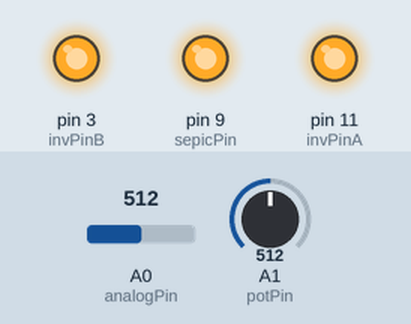
A sketch run on a simulated Arduino Uno, built with avr-gcc and run on an emulated ATmega328P. Shown: output pins drawn as LEDs (lit = HIGH). Inputs (shaded band) come from the test bench; at power-on: A0 (analogPin) = 512, A1 (potPin) = 512.

Above: at 1.2 s.
1.3 s: A0 (analogPin) set to 189
At 1.65 s:
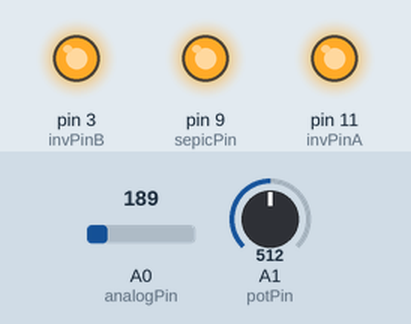
4.3 s: A0 (analogPin) set to 172
At 4.96 s:
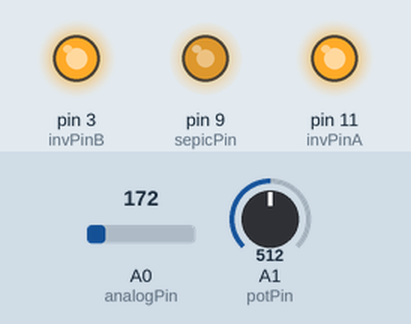
Timing chart, 0 to 6.1 s (numbered marks = the images above; inputs shaded):
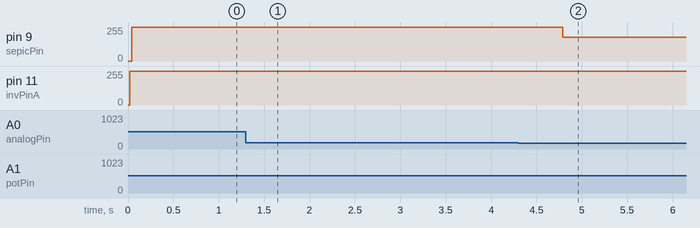

The sketch:

sketch_may11c_only_pulse_generation.ino
```cpp
const int sepicPin = 9;   // SEPIC (Timer 1)
const int invPinA = 11;   // Inverter Leg A (Timer 2)
const int invPinB = 3;    // Inverter Leg B (Timer 2)
const int analogPin = A0; // SEPIC Voltage Feedback
const int potPin = A1;    // Voltage Target Pot

const uint16_t timerTop = 100; // 20kHz for SEPIC
bool currentHalfCycle = false;
int tableIndex = 0;

// Inverted Sine Table (255 = OFF, 50 = Near Full ON)
// Includes "Dead Time" zeros (255s) to prevent transformer short circuits
const byte sineTable[] = {
  255, 230, 205, 180, 155, 130, 110, 95, 85, 75,
  70, 65, 62, 60, 60, 62, 65, 70, 75, 85,
  95, 110, 130, 155, 180, 205, 230, 255, 255, 255
};
const int tableSize = 30;

float currentDuty = 0;
const float kp = 0.05;

void setSepicDuty(float percent) {
  if (percent > 30.0) percent = 30.0; // Safety cap
  if (percent < 0.0) percent = 0.0;
  uint16_t ticks = (percent * timerTop) / 100;
  OCR1A = timerTop - ticks;
}

void setup() {
  // Set pins HIGH (OFF) immediately
  pinMode(sepicPin, OUTPUT);
  pinMode(invPinA, OUTPUT);
  pinMode(invPinB, OUTPUT);
  digitalWrite(sepicPin, HIGH);
  digitalWrite(invPinA, HIGH);
  digitalWrite(invPinB, HIGH);

  // Timer 1: SEPIC @ 20kHz
  TCCR1A = _BV(COM1A1) | _BV(WGM11);
  TCCR1B = _BV(WGM13) | _BV(WGM12) | _BV(CS11);
  ICR1 = timerTop;

  // Timer 2: Inverter @ 31.25kHz
  TCCR2A = _BV(WGM21) | _BV(WGM20);
  TCCR2B = _BV(CS20);

  Serial.begin(9600);
  setSepicDuty(0);
}

void loop() {
  // 1. SEPIC Feedback Loop (DC-DC Section)
  int targetADC = map(analogRead(potPin), 0, 1023, 0, 550);
  int actualADC = analogRead(analogPin);
  currentDuty += ((targetADC - actualADC) * kp);
  setSepicDuty(currentDuty);

  // 2. SPWM Logic (DC-AC Section)
  byte pwmVal = sineTable[tableIndex];

  if (!currentHalfCycle) {
    TCCR2A &= ~_BV(COM2B1);  // Disconnect Pin 3
    digitalWrite(invPinB, HIGH);
    TCCR2A |= _BV(COM2A1);   // Connect Pin 11
    OCR2A = pwmVal;
  } else {
    TCCR2A &= ~_BV(COM2A1);  // Disconnect Pin 11
    digitalWrite(invPinA, HIGH);
    TCCR2A |= _BV(COM2B1);   // Connect Pin 3
    OCR2B = pwmVal;
  }

  // 3. Auto-cycling the Sine Wave
  tableIndex++;

  if (tableIndex >= tableSize) {
    tableIndex = 0;           // Reset to start of sine curve
    currentHalfCycle = !currentHalfCycle; // Toggle to the other half of the transformer
  }

  // 4. Timing for 50Hz
  // (10ms per half cycle / 30 steps) = 333us per step
  delayMicroseconds(325);
}
```

Measured:
- the behaviour switches between 173 and 172 on A0 (analogPin) (found by bisection; images 1 and 2)
- after the input at 1.3 s, pin 11 (invPinA): stays 255/255 (without the input it goes to 65/255 after 0.93 s)
